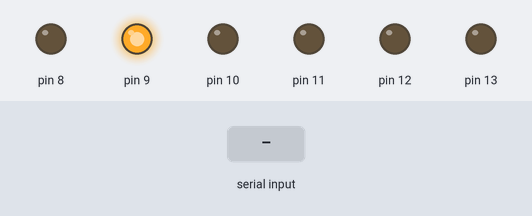
A sketch run on a simulated Arduino Uno, built with avr-gcc and run on an emulated ATmega328P. Parts: output pins drawn as LEDs (lit = HIGH). Dashed ring = blinking. The test bench sets the inputs (shaded band). What the sketch prints to the serial monitor is not drawn.

Above: at 1.2 s.
1.3 s: "rojo" received over Serial
At 2.7 s:
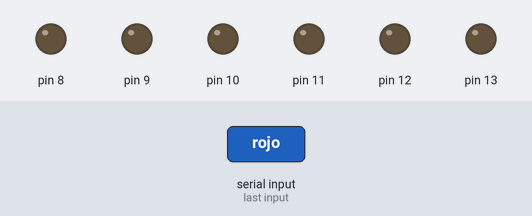
4.3 s: "verde" received over Serial
At 6.4 s:
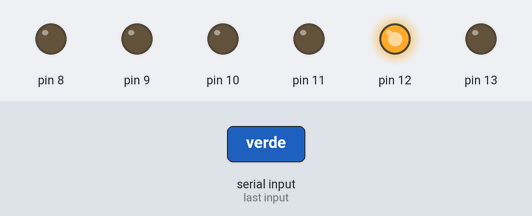
7.3 s: "amarillo" received over Serial
At 9.4 s:
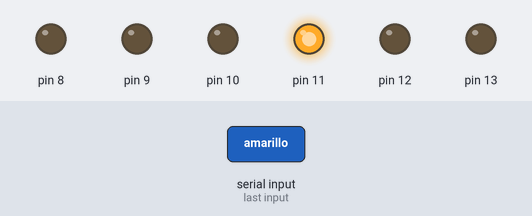
10.3 s: "blanco" received over Serial
At 12.4 s:
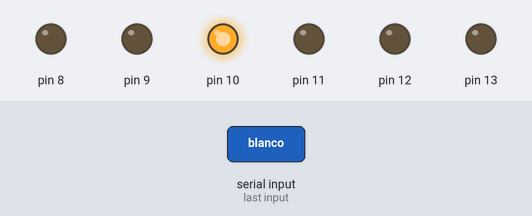
13.3 s: "naranja" received over Serial
At 15.4 s:
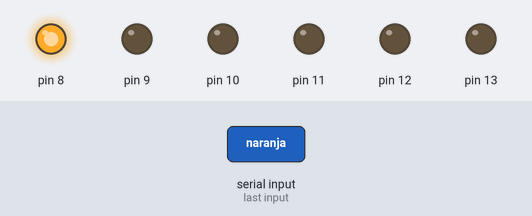
16.3 s: "azul" received over Serial
At 18.4 s:
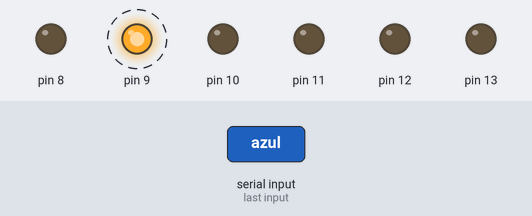
Timing chart, 0 to 20.3 s (numbered marks = the images above; inputs shaded):
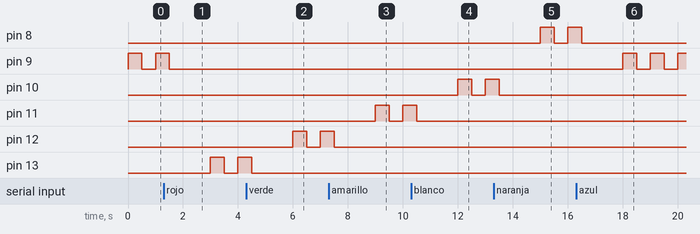

The sketch:

salidas_digitales_0_21.ino
```cpp
/*
  Programa para encender varios LEDS en función do
  valor dunha variable.

  Autor: Daniel
  Data: Novembro 2026
*/

String cor = "azul";

void setup() {
  pinMode(13, OUTPUT);
  pinMode(12, OUTPUT);
  pinMode(11, OUTPUT);
  pinMode(10, OUTPUT);
  pinMode(9, OUTPUT);
  pinMode(8, OUTPUT);

  Serial.begin(9600);
}

void loop() {
  if(Serial.available()) {
    cor = Serial.readString();
  }

  //Se a variable cor ten o valor verde, acende o LED verde,
  //en caso contrario, acende o LED vermello.
  if(cor == "rojo") {
    digitalWrite(13, HIGH);
    Serial.print("LED rojo aceso; ");
    delay(500);
    digitalWrite(13, LOW);
    Serial.println("LED rojo apagado");
    delay(500);
  }
  else if(cor == "verde") {
    digitalWrite(12, HIGH);
    Serial.print("LED verde aceso; ");
    delay(500);
    digitalWrite(12, LOW);
    Serial.println("LED verde apagado");
    delay(500);
  }
  else if(cor == "amarillo") {
    digitalWrite(11, HIGH);
    Serial.print("LED amarillo aceso; ");
    delay(500);
    digitalWrite(11, LOW);
    Serial.println("LED amarillo apagado");
    delay(500);
  }
 else if(cor == "blanco") {
    digitalWrite(10, HIGH);
    Serial.print("LED blanco aceso; ");
    delay(500);
    digitalWrite(10, LOW);
    Serial.println("LED blanco apagado");
    delay(500);
  }
 else if(cor == "azul") {
    digitalWrite(9, HIGH);
    Serial.print("LED azul aceso; ");
    delay(500);
    digitalWrite(9, LOW);
    Serial.println("LED azul apagado");
    delay(500);
  }
 else if(cor == "naranja") {
    digitalWrite(8, HIGH);
    Serial.print("LED naranja aceso; ");
    delay(500);
    digitalWrite(8, LOW);
    Serial.println("LED naranja apagado");
    delay(500);
  }
  else {
    Serial.println("Todos os LEDs apagados");
  }
}
```

Measured:
- after the input at 1.3 s, pin 9: goes on until 1.5 s, then stays LOW; pin 13: LOW → HIGH after 1.7 s, → LOW 0.50 s later, → HIGH 0.50 s later
- after the input at 4.3 s, pin 12: LOW → HIGH after 1.7 s, → LOW 0.50 s later, → HIGH 0.50 s later; pin 13: goes on until 4.5 s, then stays LOW
- after the input at 7.3 s, pin 11: LOW → HIGH after 1.7 s, → LOW 0.50 s later, → HIGH 0.50 s later; pin 12: goes on until 7.5 s, then stays LOW
- after the input at 10.3 s, pin 10: LOW → HIGH after 1.7 s, → LOW 0.50 s later, → HIGH 0.50 s later; pin 11: goes on until 10.5 s, then stays LOW
- after the input at 13.3 s, pin 8: LOW → HIGH after 1.7 s, → LOW 0.50 s later, → HIGH 0.50 s later; pin 10: goes on until 13.5 s, then stays LOW
- after the input at 16.3 s, pin 8: goes on until 16.5 s, then stays LOW; pin 9: alternates HIGH for 0.50 s and LOW for 0.50 s, starting after 1.7 s
